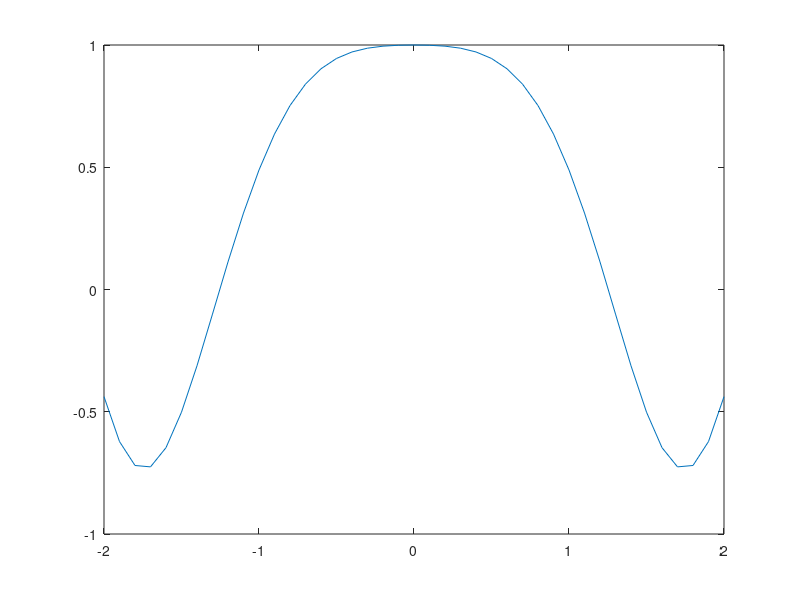

Source code (MATLAB): (Note: this script raises an error after producing the figure.)
%% 1
x = -2:0.1:2;
y = exp(-0.1*x.^2).*cos(x.^2);
plot(x, y);
hold on
lm = fminbnd('exp(-0.1*x^2)*cos(x^2)', 0, 2);
plot(0, exp(-0.1*0^2)*cos(0^2), 'go');
plot(2, exp(-0.1*2^2)*cos(2^2), 'go');
plot(lm, exp(-0.1*lm^2)*cos(lm^2), 'r*');
%% b 
x = 0:0.1:2.5;
y = (1./(cos(x) + 2*sin(x))).^2;
plot(x, y);
hold on
lm = fminbnd('(1/(cos(x)+2*sin(x)))^2', 0, 2);
plot(0, (1./(cos(0) + 2*sin(0))).^2, 'go');
plot(2, (1./(cos(2) + 2*sin(2))).^2, 'go');
plot(lm, (1./(cos(lm) + 2*sin(lm))).^2, 'r*');
%% 2
x = 0:0.005:1;
a = [2 4 6 8 12 18];
for i = a
   plot(x, x.^i.*log(x));
   hold on
   lm = fminbnd('x^'+string(i)+'*log(x)', 0, 1);
   text(lm,min(x.^i.*log(x)) + 0.007,num2str(i));
   plot(lm, lm.^i.*log(lm), 'r*');
end